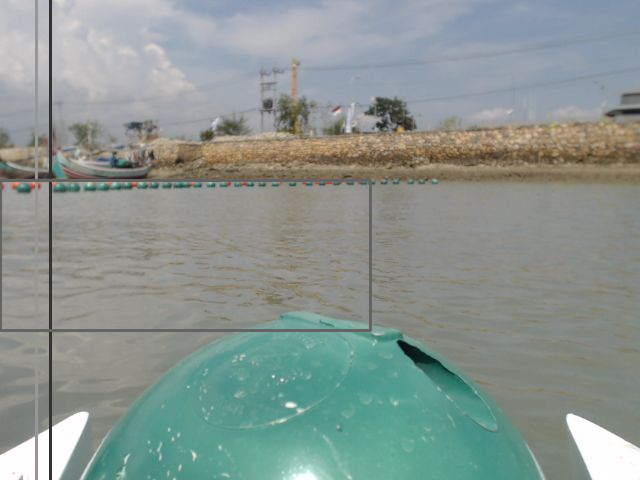
//> input picture src/whatever/src/test/1.jpg, 640 x 480 px
$ ./simple   (built with g++ and OpenCV 4)
//> lines starting //> are read from the running program, lines starting //| are printed output that depends on the picture; after the words box and inside, x2 and y2 are one past the last pixel; in counts of white or black regions, pixels touching at a corner belong together

#include <opencv2/highgui/highgui.hpp>
#include "opencv2/imgproc/imgproc.hpp"
#include <iostream>
#include <stdio.h>

using namespace std;
using namespace cv;

int red_setpoint = 100; //camera 640/3
int center_setpoint = 320;
int number_camera = 0;
int x_init=0;
int y_init=180;
int width=280; //width 400 for simple
int height=180;
							//nuc  pc
int LowH_red 	= 0; 		//0
int HighH_red 	= 184;		//184
int LowS_red 	= 130;      //130  65
int HighS_red 	= 248;      //248  246
int LowV_red 	= 49;		//49   242
int HighV_red 	= 230;		//230  255
int max_radius_red 	= 1000;
int min_radius_red 	= 30;
int Noise_red 	= 15;


int sum_x;
int sum_y;
int count_circle;
int state;
int setpoint_camera;
int state_now;

void imageProcessing(Mat input_image);

int main(int argc, char **argv){

	namedWindow("panel_red", CV_WINDOW_AUTOSIZE);

	createTrackbar("LowH", "panel_red", &LowH_red, 255);
	createTrackbar("HighH", "panel_red", &HighH_red, 255);
	createTrackbar("LowS", "panel_red", &LowS_red, 255);
	createTrackbar("HighS", "panel_red", &HighS_red, 255);
	createTrackbar("LowV", "panel_red", &LowV_red, 255);
	createTrackbar("HighV", "panel_red", &HighV_red, 255);
	createTrackbar("x", "panel_red", &x_init, 700); //Hue (0 - 255)
	createTrackbar("y", "panel_red", &y_init, 700);
	createTrackbar("width", "panel_red", &width, 700); //Saturation (0 - 255)
	createTrackbar("hight", "panel_red", &height, 700);
	createTrackbar("noise", "panel_red", &Noise_red, 255);


	while(true){
		Mat img = imread("1.jpg", CV_LOAD_IMAGE_UNCHANGED); //read the image data in the file "MyPic.JPG" and store it in 'img'
//> img is the input picture: 480 rows x 640 cols, CV_8UC3; mean B, G, R 145, 149.4, 138.1
		if (img.empty()) //check whether the image is loaded or not
		{
			cout << "Error : Image cannot be loaded..!!" << endl;
			//system("pause"); //wait for a key press
			return -1;
		}

		imageProcessing(img);
		if (waitKey(30) == 27){
            cout << "esc di tekan" << endl;
            break;
        }
	}
}

void imageProcessing(Mat input_image){
	Mat imgOriginal, imgHSV, imgThresholded, imgErode, imgDilate, imgDebug;

	imgDebug = input_image.clone();
	medianBlur(imgDebug, imgDebug, 5);
	cvtColor(imgDebug, imgDebug, COLOR_BGR2HSV);
//> imgDebug: 480 rows x 640 cols, CV_8UC3; mean H, S, V 63.8, 37.6, 154.2
	inRange(imgDebug, Scalar(LowH_red, LowS_red, LowV_red), Scalar(HighH_red, HighS_red, HighV_red), imgDebug);//range threshold
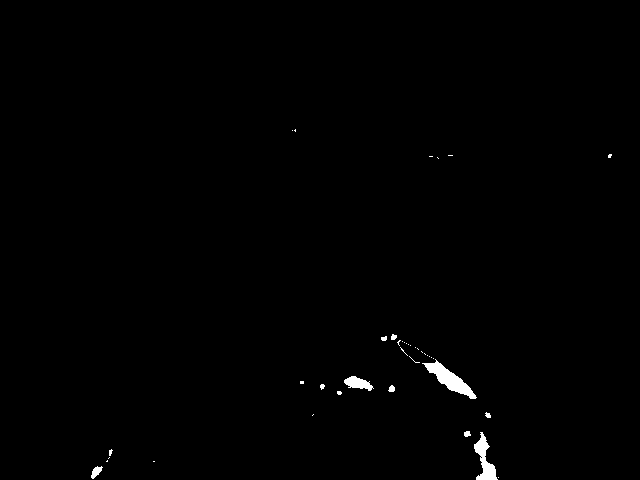
//> imgDebug: 480 rows x 640 cols, CV_8UC1; 0.6% white; 40 white regions (30 under 20 px), largest, box (x1, y1, x2, y2) and area: (422, 359, 477, 399) 697, (474, 432, 498, 480) 502, (344, 376, 374, 391) 253
	erode(imgDebug, imgDebug, getStructuringElement(MORPH_ELLIPSE, Size(Noise_red, Noise_red)) );
	dilate( imgDebug, imgDebug, getStructuringElement(MORPH_ELLIPSE, Size(Noise_red, Noise_red)) );
	dilate(imgDebug, imgDebug, getStructuringElement(MORPH_ELLIPSE, Size(Noise_red, Noise_red)) );
	erode(imgDebug, imgDebug, getStructuringElement(MORPH_ELLIPSE, Size(Noise_red, Noise_red)) );
//> imgDebug: 480 rows x 640 cols, CV_8UC1; 0.17% white; 2 white regions, box (x1, y1, x2, y2) and area: (437, 369, 464, 392) 378, (479, 470, 497, 480) 134

	Rect region_of_interest = Rect(x_init, y_init, width, height);
	Mat Original = input_image(region_of_interest);
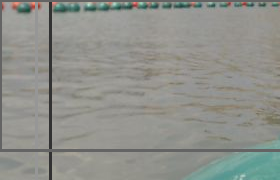
//> Original: 180 rows x 280 cols, CV_8UC3; mean B, G, R 139.5, 145.3, 143.3

	Size sz = Original.size();
//> sz = Size(280, 180)
	int original_height = sz.height;
//> original_height = 180
	int original_width	= sz.width;
//> original_width = 280

	Size sx = input_image.size();
//> sx = Size(640, 480)
	int input_height = sx.height;
//> input_height = 480
	int input_width = sx.width;
//> input_width = 640

	sum_x = 0;
	sum_y = 0;
	count_circle = 0;

	imgOriginal = Original.clone();

	medianBlur(imgOriginal, imgOriginal, 5);

	cvtColor(imgOriginal, imgHSV, COLOR_BGR2HSV);
//> imgHSV: 180 rows x 280 cols, CV_8UC3; mean H, S, V 31, 15.8, 146.6
	inRange(imgHSV, Scalar(LowH_red, LowS_red, LowV_red), Scalar(HighH_red, HighS_red, HighV_red), imgThresholded);//range threshold
//> imgThresholded: 180 rows x 280 cols, CV_8UC1; every value is 0

	erode(imgThresholded, imgThresholded, getStructuringElement(MORPH_ELLIPSE, Size(Noise_red, Noise_red)) );
	dilate( imgThresholded, imgThresholded, getStructuringElement(MORPH_ELLIPSE, Size(Noise_red, Noise_red)) );

	dilate(imgThresholded, imgThresholded, getStructuringElement(MORPH_ELLIPSE, Size(Noise_red, Noise_red)) );
	erode(imgThresholded, imgThresholded, getStructuringElement(MORPH_ELLIPSE, Size(Noise_red, Noise_red)) );

	Moments mu=moments(imgThresholded);
//> mu = moments, m00 0
	int area = mu.m00; // sum of zero'th moment is area
//> area = 0
	int posX = mu.m10/area; // center of mass = w*x/weight
//> posX = -2147483648
	int posY = mu.m01/area;// center of mass = w*y/high
//> posY = -2147483648
	area /= 255; // scale from bytes to pixels

	state = posX;
//> state = -2147483648

	line( Original, Point( setpoint_camera, 0 ), Point( setpoint_camera, original_height), Scalar( 50, 50, 50 ), 2, 8 );
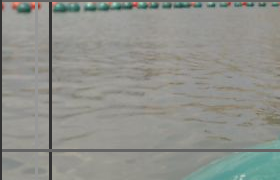
//> Original: 180 rows x 280 cols, CV_8UC3; 0.71% of pixels changed, all inside (x1, y1, x2, y2) = (0, 0, 2, 180)
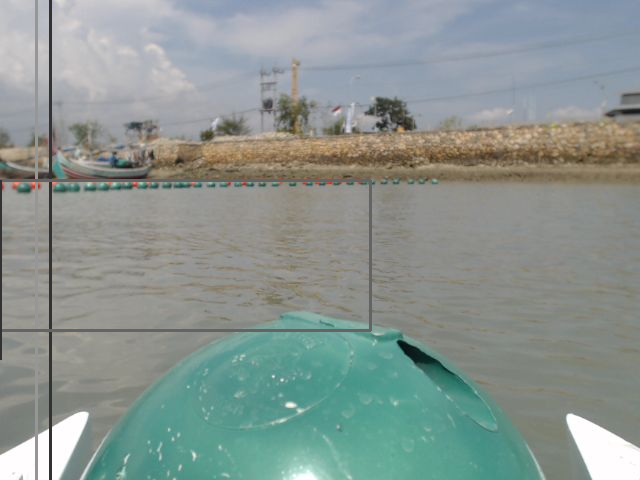
//> input_image: 480 rows x 640 cols, CV_8UC3; 0.12% of pixels changed, all inside (x1, y1, x2, y2) = (0, 180, 2, 360)
	line( Original, Point( state_now, 0 ), Point( state_now, original_height), Scalar( 150, 150, 150 ), 2, 8 );
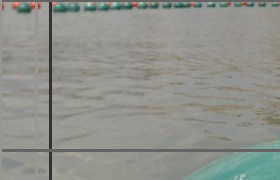
//> Original: 180 rows x 280 cols, CV_8UC3; 0.71% of pixels changed, all inside (x1, y1, x2, y2) = (0, 0, 2, 180)
	line( input_image, Point( setpoint_camera, 0 ), Point( setpoint_camera, input_height), Scalar( 50, 50, 50 ), 2, 8 );
	line( input_image, Point( state_now, 0 ), Point( state_now, input_height), Scalar( 150, 150, 150 ), 2, 8 );

	line( input_image, Point( x_init, y_init ), Point( x_init+original_width, y_init), Scalar( 100, 100, 100 ), 2, 8 );
//> input_image: 480 rows x 640 cols, CV_8UC3; mean B, G, R 145, 149.4, 138.1
	line( input_image, Point( x_init, y_init+original_height ), Point( x_init+original_width, y_init+original_height), Scalar( 100, 100, 100 ), 2, 8 );
	line( input_image, Point( x_init, y_init ), Point( x_init, y_init+original_height), Scalar( 100, 100, 100 ), 2, 8 );
	line( input_image, Point( x_init+original_width, y_init ), Point( x_init+original_width, y_init+original_height), Scalar( 100, 100, 100 ), 2, 8 );
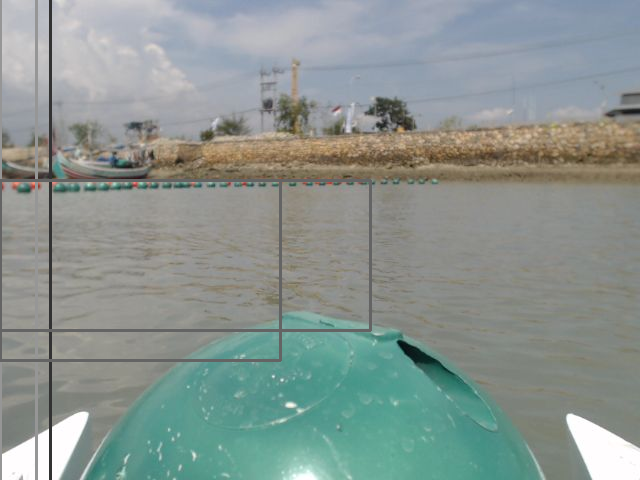
//> input_image: 480 rows x 640 cols, CV_8UC3; mean B, G, R 144.8, 149.2, 137.9

	imshow("Threshold_simple", imgThresholded);
	imshow("Input_simple", input_image);
	imshow("Roi_simple", Original);
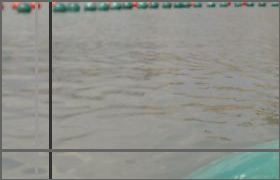
//> window 'Roi_simple': 180 rows x 280 cols, CV_8UC3; mean B, G, R 139.1, 144.8, 142.9
//> the Esc key is pressed
	imshow("All_simple", imgDebug);
}

$ run again, with src/whatever/src/test/4.jpg copied over src/whatever/src/test/1.jpg
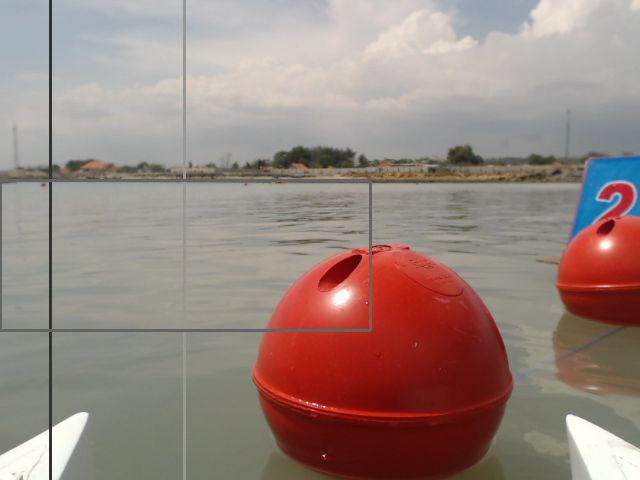
//> input picture src/whatever/src/test/4.jpg, 640 x 480 px
//> img is the input picture: 480 rows x 640 cols, CV_8UC3; mean B, G, R 127.4, 133.8, 153.2
//> imgHSV: 180 rows x 280 cols, CV_8UC3; mean H, S, V 27.6, 17.9, 153.1
//> mu = moments, m00 161925, centre m10/m00, m01/m00 = (271.5, 161.6)
//> in imageProcessing, `int area = mu.m00;`: area = 161925
//> posX = 271
//> posY = 161
//> in imageProcessing, `area /= 255;`: area = 635
//> state = 271
//> in imageProcessing, `imshow("Roi_simple", Original);`:
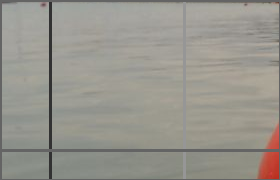
//> window 'Roi_simple': 180 rows x 280 cols, CV_8UC3; mean B, G, R 141.7, 149.6, 151.9
